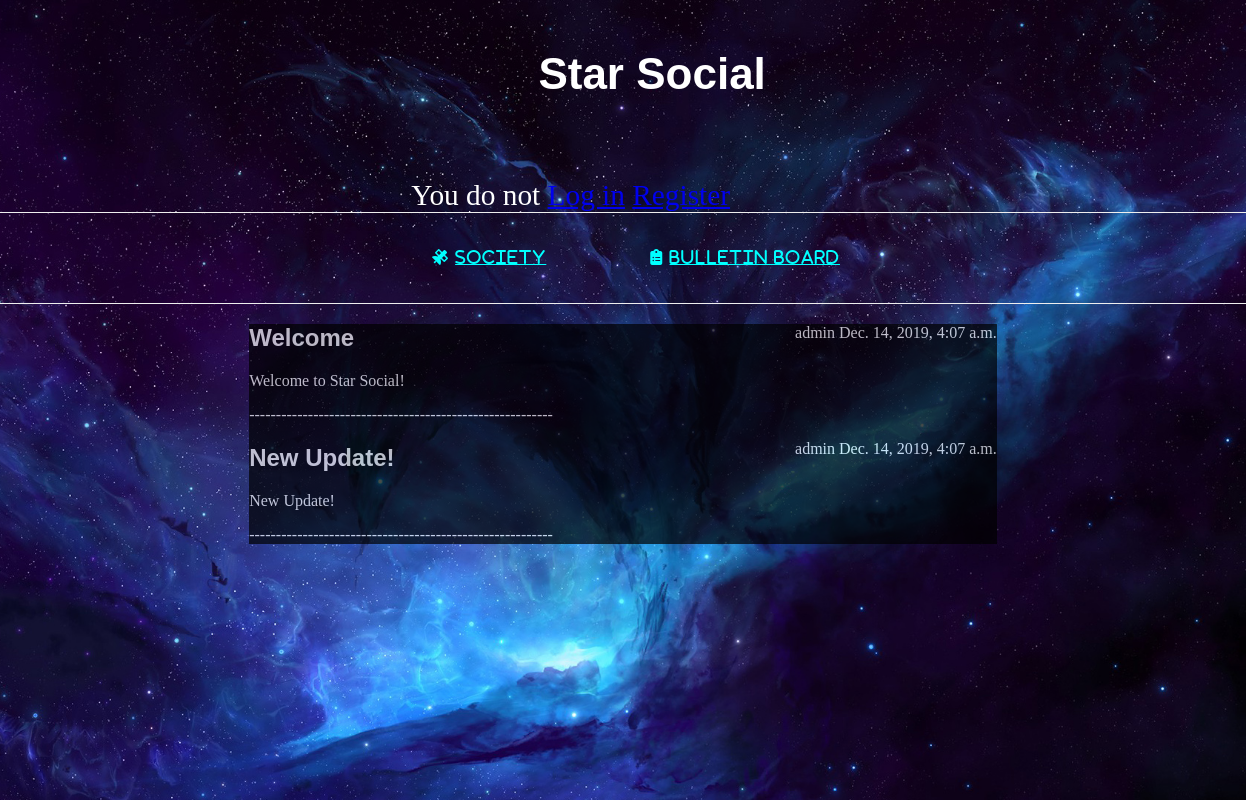
The app's page /bulletin/ with its own data.
### social_media/models.py (models this page shows, shortened)
class Bulletin(models.Model):
    author = models.ForeignKey('auth.User', on_delete=models.CASCADE)
    title = models.CharField(max_length=200)
    text = models.TextField()
    date = models.DateTimeField(default=timezone.now)

### social_media/views.py (the view)
# urls.py: path('bulletin/', views.bulletin_list, name='bulletin_list'),
def bulletin_list(request):
    posts = Bulletin.objects.all().order_by('-date')
    return render(request, 'social_media/bulletin_list.html', {'posts': posts})

### social_media/templates/social_media/bulletin_list.html (shortened to what this page needs)
{% extends 'social_media/base1.html' %}
{% block head %}
    <link rel="stylesheet" type="text/css"
          href="../../static/social_media/social_media.css">
{% endblock %}
{% block content %}
     <post>
    {% for post in posts %}
            <div class="date">
                {{ post.author }} {{ post.date }}
            </div>
           <h2>{{ post.title }}</h2>
            <p>{{ post.text|linebreaksbr }}</p>
            <p>---------------------------------------------------------</p>
         {% empty %}
        <p>There are no bulletins yet :(</p>
    {% endfor %}
    </post>
{% endblock %}

### social_media/static/social_media/social_media.css (style rules this page uses)
body, html { height: 100%; margin:0px; padding:0px; }
h1,h2,h3,h4,h5,h6 { font-family: "Lobster", sans-serif }
.date { float: right; }
post { color: white; }

### records on screen
Bulletin: author "admin", date "Dec. 14, 2019, 4:07 a.m.", title "Welcome", text "Welcome to Star Social!"
Bulletin: author "admin", date "Dec. 14, 2019, 4:07 a.m.", title "New Update!", text "New Update!"
